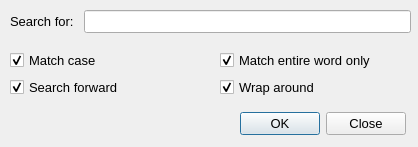
<?xml version="1.0" encoding="UTF-8"?>
<ui version="4.0">
 <class>searchDialog</class>
 <widget class="QDialog" name="searchDialog">
  <property name="geometry">
   <rect>
    <x>0</x>
    <y>0</y>
    <width>418</width>
    <height>147</height>
   </rect>
  </property>
  <property name="font">
   <font>
    <pointsize>10</pointsize>
   </font>
  </property>
  <property name="windowTitle">
   <string>Search</string>
  </property>
  <property name="modal">
   <bool>true</bool>
  </property>
  <widget class="QDialogButtonBox" name="buttonBox">
   <property name="geometry">
    <rect>
     <x>230</x>
     <y>110</y>
     <width>176</width>
     <height>27</height>
    </rect>
   </property>
   <property name="orientation">
    <enum>Qt::Horizontal</enum>
   </property>
   <property name="standardButtons">
    <set>QDialogButtonBox::Close|QDialogButtonBox::Ok</set>
   </property>
  </widget>
  <widget class="QWidget" name="layoutWidget">
   <property name="geometry">
    <rect>
     <x>10</x>
     <y>10</y>
     <width>401</width>
     <height>28</height>
    </rect>
   </property>
   <layout class="QFormLayout" name="formLayout">
    <property name="horizontalSpacing">
     <number>10</number>
    </property>
    <property name="verticalSpacing">
     <number>0</number>
    </property>
    <item row="0" column="0">
     <widget class="QLabel" name="labelName">
      <property name="font">
       <font>
        <pointsize>10</pointsize>
       </font>
      </property>
      <property name="text">
       <string>Search for:</string>
      </property>
     </widget>
    </item>
    <item row="0" column="1">
     <widget class="QLineEdit" name="search_txt">
      <property name="placeholderText">
       <string/>
      </property>
     </widget>
    </item>
   </layout>
  </widget>
  <widget class="QWidget" name="verticalLayoutWidget_2">
   <property name="geometry">
    <rect>
     <x>220</x>
     <y>50</y>
     <width>191</width>
     <height>50</height>
    </rect>
   </property>
   <layout class="QVBoxLayout" name="verticalLayout_2">
    <item>
     <widget class="QCheckBox" name="checkBox_word">
      <property name="text">
       <string>Match entire word only</string>
      </property>
      <property name="checked">
       <bool>true</bool>
      </property>
     </widget>
    </item>
    <item>
     <widget class="QCheckBox" name="checkBox_wrap">
      <property name="text">
       <string>Wrap around</string>
      </property>
      <property name="checked">
       <bool>true</bool>
      </property>
     </widget>
    </item>
   </layout>
  </widget>
  <widget class="QWidget" name="verticalLayoutWidget_3">
   <property name="geometry">
    <rect>
     <x>10</x>
     <y>50</y>
     <width>141</width>
     <height>50</height>
    </rect>
   </property>
   <layout class="QVBoxLayout" name="verticalLayout_3">
    <item>
     <widget class="QCheckBox" name="checkBox_case">
      <property name="text">
       <string>Match case</string>
      </property>
      <property name="checked">
       <bool>true</bool>
      </property>
     </widget>
    </item>
    <item>
     <widget class="QCheckBox" name="checkBox_forward">
      <property name="text">
       <string>Search forward</string>
      </property>
      <property name="checked">
       <bool>true</bool>
      </property>
     </widget>
    </item>
   </layout>
  </widget>
  <widget class="QLabel" name="notification">
   <property name="geometry">
    <rect>
     <x>10</x>
     <y>110</y>
     <width>201</width>
     <height>26</height>
    </rect>
   </property>
   <property name="font">
    <font>
     <pointsize>10</pointsize>
    </font>
   </property>
   <property name="text">
    <string/>
   </property>
  </widget>
 </widget>
 <resources/>
 <connections>
  <connection>
   <sender>buttonBox</sender>
   <signal>accepted()</signal>
   <receiver>searchDialog</receiver>
   <slot>accept()</slot>
   <hints>
    <hint type="sourcelabel">
     <x>248</x>
     <y>254</y>
    </hint>
    <hint type="destinationlabel">
     <x>157</x>
     <y>274</y>
    </hint>
   </hints>
  </connection>
  <connection>
   <sender>buttonBox</sender>
   <signal>rejected()</signal>
   <receiver>searchDialog</receiver>
   <slot>reject()</slot>
   <hints>
    <hint type="sourcelabel">
     <x>316</x>
     <y>260</y>
    </hint>
    <hint type="destinationlabel">
     <x>286</x>
     <y>274</y>
    </hint>
   </hints>
  </connection>
 </connections>
</ui>
